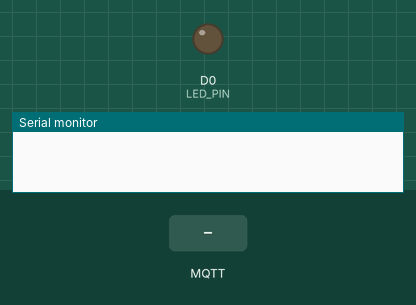
This sketch was run on a simulated ESP8266 (NodeMCU). On the bench: output pins drawn as LEDs (lit = HIGH), the last lines printed to the serial monitor. The test bench sets the inputs (shaded band). No MQTT or app messages arrive unless stated.

Above: at 2.3 s.
2.4 s: MQTT message "ledon" arrives on the first subscribed topic
At 3.6 s:
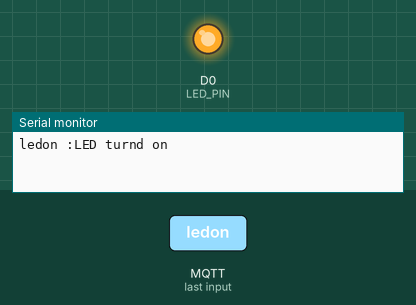
3.9 s: MQTT message "NTH413" arrives on the first subscribed topic
5.4 s: MQTT message "cseenth413" arrives on the first subscribed topic
Timing chart, 0 to 8.4 s (numbered marks = the images above; inputs shaded):
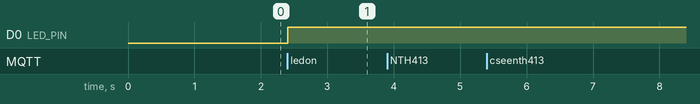

Measured:
- after the input at 2.4 s, D0 (LED_PIN): LOW → HIGH at once

The sketch:

hw3_nodeMCUEspMqttClient_LED.ino
```cpp
 /*hw3_nodeMCUEspMqttClient_LED.ino*/
#include "EspMQTTClient.h"
// #define D0 16  // LED(5파이)
#define LED_PIN D0
#define LED_ON HIGH //active HIGH
#define LED_OFF LOW
int LED_state;

// const char *WifiSSID = "NTH413";
// const char *WifiPassword = "cseenth413";
// #define mqtt_broker "203.252.106.154"
// #define MQTTUsername "iot"
// #define MQTTPassword "csee1414"

const char *WifiSSID = "leeejjju";
const char *WifiPassword = "18639158";
#define mqtt_broker "192.168.137.140"
#define mqtt_clienname "JJLee"

EspMQTTClient mqtt_client(
  WifiSSID, //wifi information
  WifiPassword,
  mqtt_broker,  // MQTT Broker server ip
  // MQTTUsername,   // Can be omitted if not needed
  // MQTTPassword,   // Can be omitted if not needed
  mqtt_clienname,     // Client name that uniquely identify your device
  1883              // The MQTT port, default to 1883. this line can be omitted
);

void setup(){
  Serial.begin(115200);

  pinMode(LED_PIN, OUTPUT);  // LED 연결단자
  LED_state = LED_OFF;

  // Optional functionalities of EspMQTTClient
  // mqtt_client.enableDebuggingMessages(); // Enable debugging messages sent to serial output
  // mqtt_client.enableHTTPWebUpdater(); // Enable the web updater. User and password default to values of MQTTUsername and MQTTPassword. These can be overridded with enableHTTPWebUpdater("user", "password").
  // mqtt_client.enableOTA(); // Enable OTA (Over The Air) updates. Password defaults to MQTTPassword. Port is the default OTA port. Can be overridden with enableOTA("password", port).
  // mqtt_client.enableLastWillMessage("TestClient/lastwill", "Good bye~");  // You can activate the retain flag by setting the third parameter to true
}

void onConnectionEstablished(){

  mqtt_client.subscribe("iot/22100579", [](const String & payload) {
    Serial.print(payload);

    if(payload.indexOf("ledon") != -1){
      LED_state = LED_ON;
      Serial.println(" :LED turnd on");
    }else if(payload.indexOf("ledoff") != -1){
      LED_state = LED_OFF;
      Serial.println(" :LED turnd off");
    }else if(payload.indexOf("led") != -1){
      if(LED_state == LED_ON) LED_state = LED_OFF;
      else LED_state = LED_ON;
      Serial.println(" :LED toggled");
    }else{
      Serial.println(" :invalid command");
    }

    if(LED_state == LED_ON) digitalWrite(LED_PIN, LED_ON);
    else digitalWrite(LED_PIN, LED_OFF);

  });
}

void loop(){
  mqtt_client.loop();

}
```
